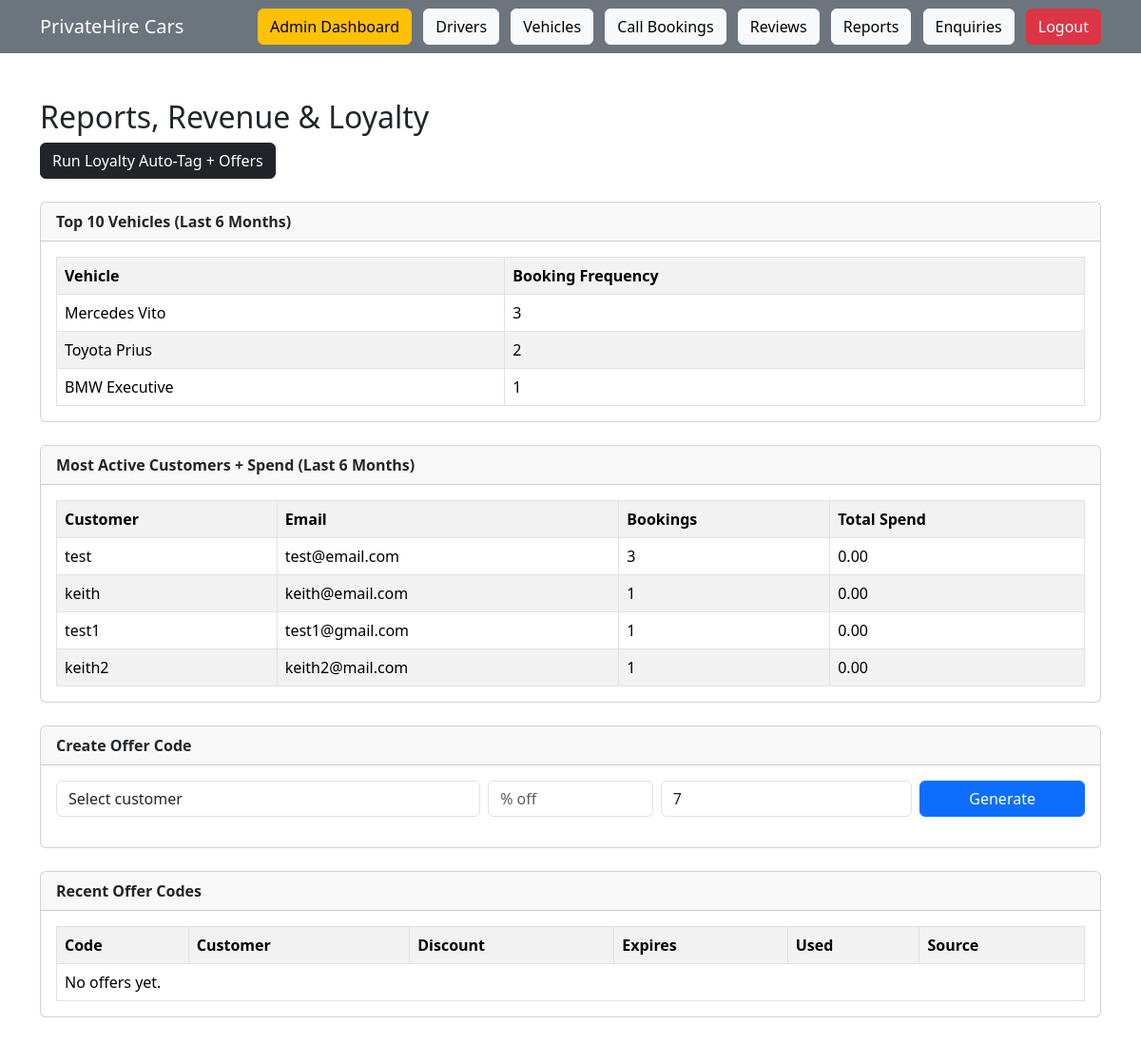
/admin/reports.php (signed in), run on the app's committed database.
### tables this page shows
CREATE TABLE `vehicles` (
  `id` int(11) NOT NULL,
  `name` varchar(50) DEFAULT NULL,
  `seats` int(11) DEFAULT NULL,
  `price` decimal(10,2) DEFAULT NULL,
  `price_per_km` decimal(10,2) DEFAULT NULL,
  `registration_number` varchar(50) DEFAULT NULL,
  `colour` varchar(50) DEFAULT NULL,
  `make` varchar(50) DEFAULT NULL,
  `model` varchar(50) DEFAULT NULL
);

CREATE TABLE `users` (
  `id` int(11) NOT NULL,
  `username` varchar(50) DEFAULT NULL,
  `email` varchar(100) DEFAULT NULL,
  `password` varchar(255) DEFAULT NULL,
  `phone` varchar(20) DEFAULT NULL,
  `role` varchar(20) DEFAULT 'customer',
  `reset_token` varchar(255) DEFAULT NULL,
  `reset_expires` datetime DEFAULT NULL,
  `reset_expires_at` datetime DEFAULT NULL
);

### admin/reports.php (the view, shortened to what this page needs)
<?php
include "../config/db.php";
include "../navbar.php";
$topVehicles = $conn->query("
    SELECT v.id, v.name, COUNT(*) AS bookings_count
    FROM bookings b
    JOIN vehicles v ON v.id = b.vehicle_id
    WHERE b.journey_date >= DATE_SUB(CURDATE(), INTERVAL 6 MONTH)
    GROUP BY v.id, v.name
    ORDER BY bookings_count DESC
    LIMIT 10
");
$topCustomers = $conn->query("
    SELECT u.id, u.username, u.email,
           COUNT(*) AS bookings_count,
           SUM(COALESCE(b.final_cost,0)) AS total_spend
    FROM bookings b
    JOIN users u ON u.id = b.user_id
    WHERE b.journey_date >= DATE_SUB(CURDATE(), INTERVAL 6 MONTH)
    GROUP BY u.id, u.username, u.email
    ORDER BY bookings_count DESC, total_spend DESC
    LIMIT 10
");
$latestOffers = $conn->query("
    SELECT o.*, u.username, u.email
    FROM offer_codes o
    JOIN users u ON u.id=o.user_id
    ORDER BY o.id DESC
    LIMIT 20
");
?>
<div class="container mt-5 mb-5">
    <h2>Reports, Revenue & Loyalty</h2>
    <div class="mb-4">
        <form method="POST" class="d-inline">
            <button class="btn btn-dark" name="run_loyalty">Run Loyalty Auto-Tag + Offers</button>
        </form>
    </div>
    <div class="card mb-4">
        <div class="card-header"><strong>Top 10 Vehicles (Last 6 Months)</strong></div>
        <div class="card-body">
            <table class="table table-bordered table-striped mb-0">
                <tr><th>Vehicle</th><th>Booking Frequency</th></tr>
                <?php if ($topVehicles && $topVehicles->num_rows > 0) { while ($v = $topVehicles->fetch_assoc()) { ?>
                    <tr><td><?php echo htmlspecialchars($v['name']); ?></td><td><?php echo (int)$v['bookings_count']; ?></td></tr>
                <?php }} else { ?>
                    <tr><td colspan="2">No data.</td></tr>
                <?php } ?>
            </table>
        </div>
    </div>
    <div class="card mb-4">
        <div class="card-header"><strong>Most Active Customers + Spend (Last 6 Months)</strong></div>
        <div class="card-body">
            <table class="table table-bordered table-striped mb-0">
                <tr><th>Customer</th><th>Email</th><th>Bookings</th><th>Total Spend</th></tr>
                <?php if ($topCustomers && $topCustomers->num_rows > 0) { while ($c = $topCustomers->fetch_assoc()) { ?>
                    <tr>
                        <td><?php echo htmlspecialchars($c['username']); ?></td>
                        <td><?php echo htmlspecialchars($c['email']); ?></td>
                        <td><?php echo (int)$c['bookings_count']; ?></td>
                        <td><?php echo number_format((float)$c['total_spend'], 2); ?></td>
                    </tr>
                <?php }} else { ?>
                    <tr><td colspan="4">No data.</td></tr>
                <?php } ?>
            </table>
        </div>
    </div>
    <div class="card mb-4">
        <div class="card-header"><strong>Create Offer Code</strong></div>
        <div class="card-body">
            <form method="POST" class="row g-2">
                <div class="col-md-5">
                    <select class="form-control" name="user_id" required>
                        <option value="">Select customer</option>
                    </select>
                </div>
                <div class="col-md-2"><input class="form-control" type="number" step="0.01" name="discount_percent" placeholder="% off" required></div>
                <div class="col-md-3"><input class="form-control" type="number" name="expires_days" value="7" min="1" placeholder="Expires in days" required></div>
                <div class="col-md-2"><button class="btn btn-primary w-100" name="generate_offer">Generate</button></div>
            </form>
        </div>
    </div>
    <div class="card">
        <div class="card-header"><strong>Recent Offer Codes</strong></div>
        <div class="card-body">
            <table class="table table-bordered table-striped mb-0">
                <tr><th>Code</th><th>Customer</th><th>Discount</th><th>Expires</th><th>Used</th><th>Source</th></tr>
                <?php if ($latestOffers && $latestOffers->num_rows > 0) { while ($o = $latestOffers->fetch_assoc()) { ?>
                    <tr>
                        <td><?php echo htmlspecialchars($o['code']); ?></td>
                        <td><?php echo htmlspecialchars($o['username']); ?></td>
                        <td><?php echo number_format((float)$o['discount_percent'], 2); ?>%</td>
                        <td><?php echo htmlspecialchars($o['expires_at']); ?></td>
                        <td><?php echo (int)$o['is_used'] === 1 ? 'Yes' : 'No'; ?></td>
                        <td><?php echo htmlspecialchars($o['source']); ?></td>
                    </tr>
                <?php }} else { ?>
                    <tr><td colspan="6">No offers yet.</td></tr>
                <?php } ?>
            </table>
        </div>
    </div>
</div>

### data on the page
vehicles: name "Mercedes Vito", bookings_count "3"
vehicles: name "Toyota Prius", bookings_count "2"
vehicles: name "BMW Executive", bookings_count "1"
users: username "test", email "test@email.com", bookings_count "3", total_spend "0.00"
users: username "keith", email "keith@email.com", bookings_count "1", total_spend "0.00"
users: username "test1", email "test1@gmail.com", bookings_count "1", total_spend "0.00"
users: username "keith2", email "keith2@mail.com", bookings_count "1", total_spend "0.00"
